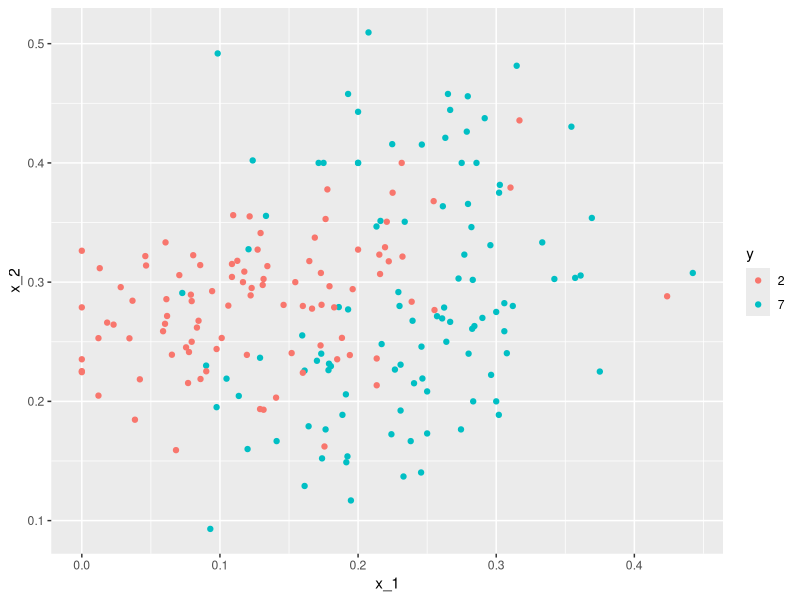
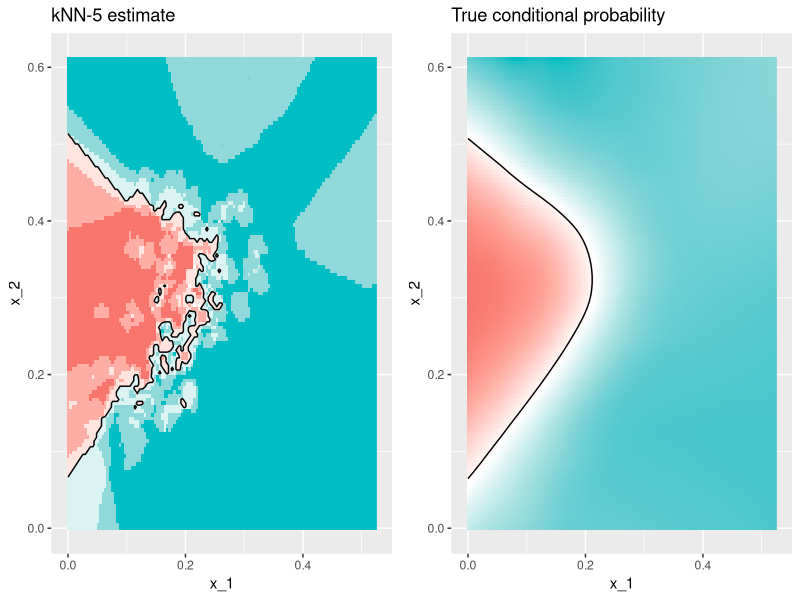
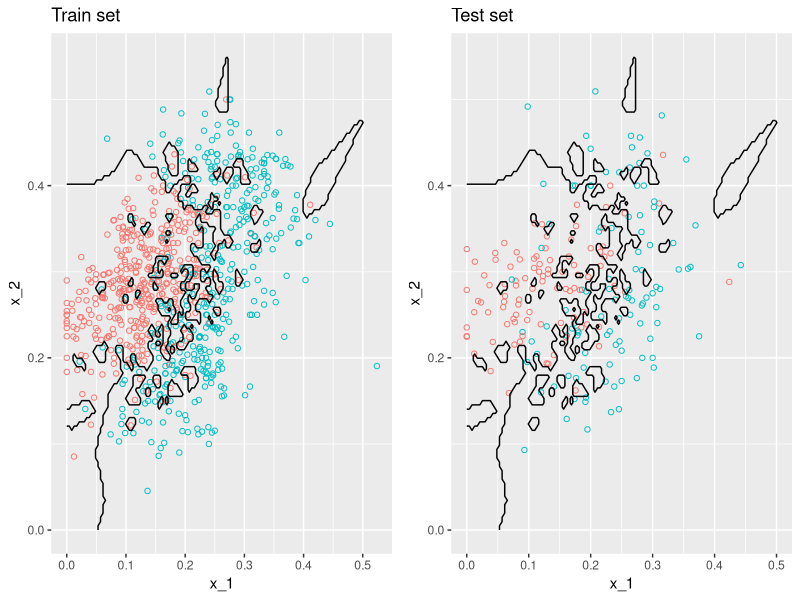
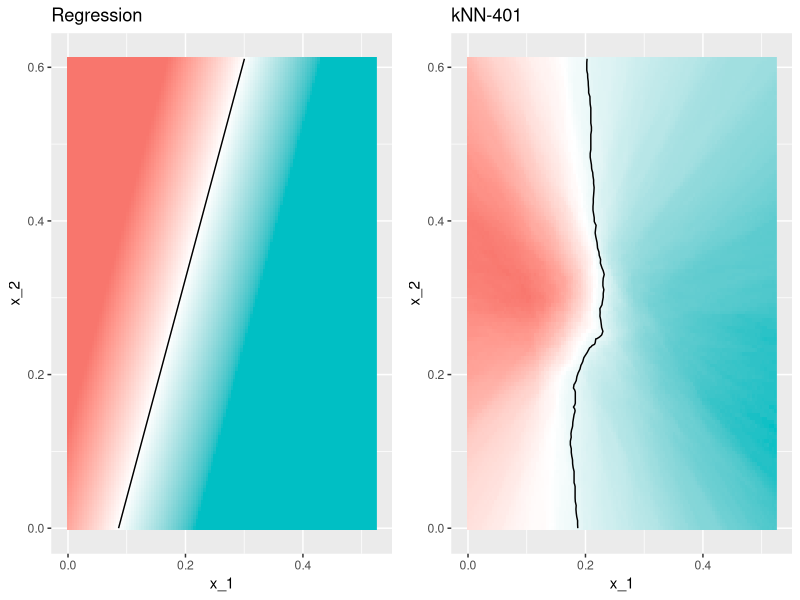
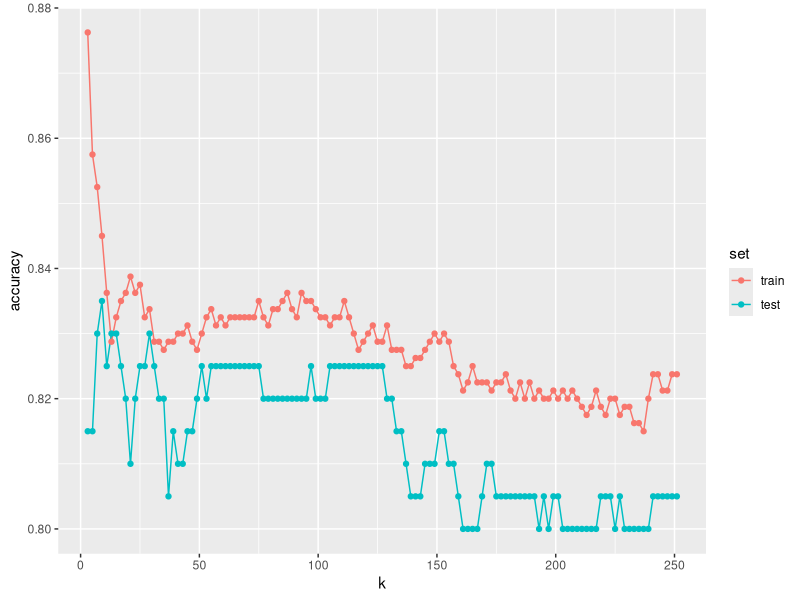

R code for these plots, in order: (Note: this script raises an error after producing the figures.)
## ---- chunk 1
library(knitr)
opts_chunk$set(error = TRUE)
opts_chunk$set(warning=FALSE)
opts_chunk$set(message=FALSE)
opts_chunk$set(results="hold")
opts_chunk$set(cache=F)
opts_chunk$set(  tidy=F,size="small")
opts_chunk$set(tidy.opts=list(width.cutoff=60))
options(digits = 3, scipen = 3)
## ---- chunk 2
library(tidyverse)
library(dslabs)
data("mnist_27")
mnist_27$test%>% ggplot(aes(x_1, x_2, color = y)) +  geom_point()
## ---- chunk 3
library(caret)
knn_fit <- knn3(y ~ ., data = mnist_27$train, k=5)
## ---- chunk 4
y_hat_knn <- predict(knn_fit, mnist_27$test, type = "class")
confusionMatrix(data = y_hat_knn, reference = mnist_27$test$y)$overall["Accuracy"]
## ---- chunk 5
fit_lm <- mnist_27$train %>% mutate(y = ifelse(y == 7, 1, 0)) %>% lm(y ~ x_1 + x_2, data = .)
p_hat_lm <- predict(fit_lm, mnist_27$test)
y_hat_lm <- factor(ifelse(p_hat_lm > 0.5, 7, 2))
confusionMatrix(data = y_hat_lm, reference = mnist_27$test$y)$overall["Accuracy"]
## ---- chunk 6
# We use this function to plot the estimated conditional probabilities
plot_cond_prob <- function(p_hat=NULL){
  tmp <- mnist_27$true_p
  if(!is.null(p_hat)){
    tmp <- mutate(tmp, p=p_hat)
  }
  tmp %>% ggplot(aes(x_1, x_2, z=p, fill=p)) +
  geom_raster(show.legend = FALSE) +
  scale_fill_gradientn(colors=c("#F8766D","white","#00BFC4")) +
  stat_contour(breaks=c(0.5),color="black")
}
## ---- chunk 7
p1 <- plot_cond_prob() + ggtitle("True conditional probability")

p2 <- plot_cond_prob(predict(knn_fit, mnist_27$true_p)[,2]) +
  ggtitle("kNN-5 estimate")
library(gridExtra)

grid.arrange(p2, p1, nrow=1)
## ---- chunk 8
y_hat_knn <- predict(knn_fit, mnist_27$train, type = "class")
confusionMatrix(data = y_hat_knn, reference = mnist_27$train$y)$overall["Accuracy"]

y_hat_knn <- predict(knn_fit, mnist_27$test, type = "class")
confusionMatrix(data = y_hat_knn, reference = mnist_27$test$y)$overall["Accuracy"]
## ---- chunk 9
knn_fit_1 <- knn3(y ~ ., data = mnist_27$train, k = 1)
y_hat_knn_1 <- predict(knn_fit_1, mnist_27$train, type = "class")
confusionMatrix(data=y_hat_knn_1, reference=mnist_27$train$y)$overall[["Accuracy"]]
## ---- chunk 10
y_hat_knn_1 <- predict(knn_fit_1, mnist_27$test, type = "class")
confusionMatrix(data=y_hat_knn_1, reference=mnist_27$test$y)$overall["Accuracy"]
## ---- chunk 11
p1 <- mnist_27$true_p %>% 
  mutate(knn = predict(knn_fit_1, newdata = .)[,2]) %>%
  ggplot() +
  geom_point(data = mnist_27$train, aes(x_1, x_2, color= y),
             pch=21, show.legend = FALSE) +
  scale_fill_gradientn(colors=c("#F8766D","white","#00BFC4")) +
  stat_contour(aes(x_1, x_2, z = knn), breaks=c(0.5), color="black") +
  ggtitle("Train set")

p2 <- mnist_27$true_p %>% 
  mutate(knn = predict(knn_fit_1, newdata = .)[,2]) %>%
  ggplot() +
  geom_point(data = mnist_27$test, aes(x_1, x_2, color= y), 
             pch=21, show.legend = FALSE) +
  scale_fill_gradientn(colors=c("#F8766D","white","#00BFC4")) +
  stat_contour(aes(x_1, x_2, z = knn), breaks=c(0.5), color="black") +
  ggtitle("Test set")

grid.arrange(p1, p2, nrow=1)
## ---- chunk 12
knn_fit_401 <- knn3(y ~ ., data = mnist_27$train, k = 401)
y_hat_knn_401 <- predict(knn_fit_401, mnist_27$test, type = "class")
confusionMatrix(data=y_hat_knn_401, reference=mnist_27$test$y)$overall["Accuracy"]
## ---- chunk 13
p_hat <- predict(fit_lm, newdata = mnist_27$true_p)
p_hat <- scales::squish(p_hat, c(0, 1))
p1 <- plot_cond_prob(p_hat) +
  ggtitle("Regression")

p2 <- plot_cond_prob(predict(knn_fit_401, mnist_27$true_p)[,2]) +
  ggtitle("kNN-401")
  
grid.arrange(p1, p2, nrow=1)
## ---- chunk 14
ks <- seq(3, 251, 2)
## ---- chunk 15
library(caret)
library(purrr)
library(tidyverse)
accuracy <- map_df(ks, function(k){
  fit <- knn3(y ~ ., data = mnist_27$train, k = k)
  
  y_hat <- predict(fit, mnist_27$train, type = "class")
  cm_train <- confusionMatrix(data = y_hat, reference = mnist_27$train$y)
  train_error <- cm_train$overall["Accuracy"]
  
  y_hat <- predict(fit, mnist_27$test, type = "class")
  cm_test <- confusionMatrix(data = y_hat, reference = mnist_27$test$y)
  test_error <- cm_test$overall["Accuracy"]
  
  tibble(train = train_error, test = test_error)
})
## ---- chunk 16
accuracy %>% mutate(k = ks) %>%
  gather(set, accuracy, -k) %>%
  mutate(set = factor(set, levels = c("train", "test"))) %>%
  ggplot(aes(k, accuracy, color = set)) + 
  geom_line() +
  geom_point() 
## ---- chunk 17
ks[which.max(accuracy$test)]
max(accuracy$test)
## ---- chunk 18
knitr::include_graphics("images/cv-1.png")
## ---- chunk 19
knitr::include_graphics("images/cv-3.png")
## ---- chunk 20
knitr::include_graphics("images/cv-4.png")
## ---- chunk 21
knitr::include_graphics("images/cv-5.png")
## ---- chunk 22
knitr::include_graphics("images/cv-6.png")
## ---- chunk 23
knitr::include_graphics("images/cv-7.png")
